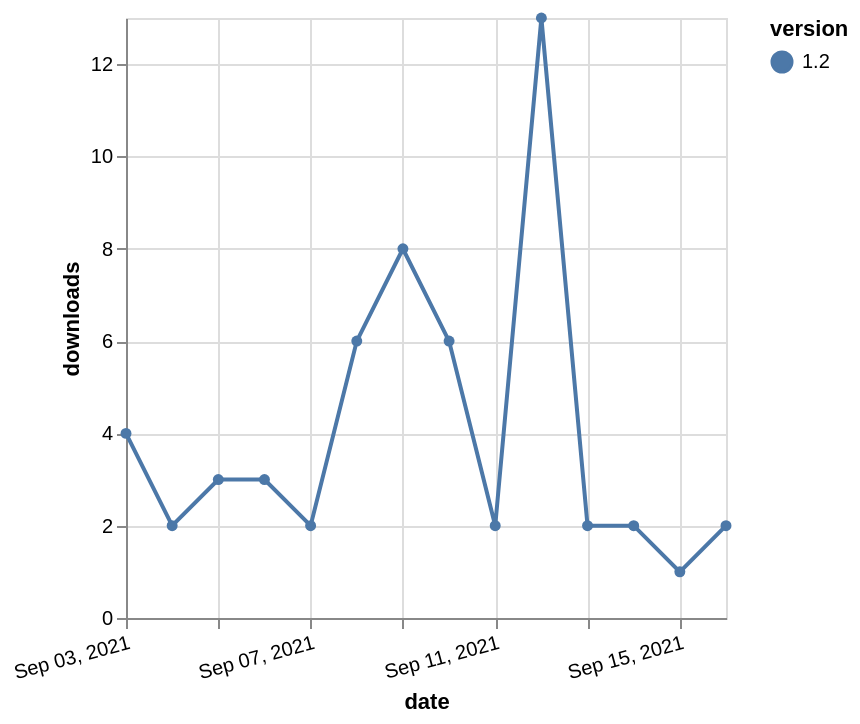

Source (Vega-Lite JSON):
### Vega-Lite specification from a JSON file in a GitHub repository (floating-point values rounded to 4 significant figures)
{"$schema": "https://vega.github.io/schema/vega-lite/v5.json", "description": "A simple bar chart with embedded data.", "data": {"values": [{"date": "2021-09-03", "total": 3392, "delta": 4, "version": "1.2"}, {"date": "2021-09-04", "total": 3394, "delta": 2, "version": "1.2"}, {"date": "2021-09-05", "total": 3397, "delta": 3, "version": "1.2"}, {"date": "2021-09-06", "total": 3400, "delta": 3, "version": "1.2"}, {"date": "2021-09-07", "total": 3402, "delta": 2, "version": "1.2"}, {"date": "2021-09-08", "total": 3408, "delta": 6, "version": "1.2"}, {"date": "2021-09-09", "total": 3416, "delta": 8, "version": "1.2"}, {"date": "2021-09-10", "total": 3422, "delta": 6, "version": "1.2"}, {"date": "2021-09-11", "total": 3424, "delta": 2, "version": "1.2"}, {"date": "2021-09-12", "total": 3437, "delta": 13, "version": "1.2"}, {"date": "2021-09-13", "total": 3439, "delta": 2, "version": "1.2"}, {"date": "2021-09-14", "total": 3441, "delta": 2, "version": "1.2"}, {"date": "2021-09-15", "total": 3442, "delta": 1, "version": "1.2"}, {"date": "2021-09-16", "total": 3444, "delta": 2, "version": "1.2"}]}, "width": "container", "mark": {"type": "line", "point": {"filled": true}}, "encoding": {"x": {"field": "date", "type": "temporal", "timeUnit": "yearmonthdate", "title": "date", "axis": {"labelAngle": -15}}, "y": {"field": "delta", "type": "quantitative", "title": "downloads"}, "color": {"field": "version", "type": "nominal"}, "tooltip": {"field": "delta"}}}
